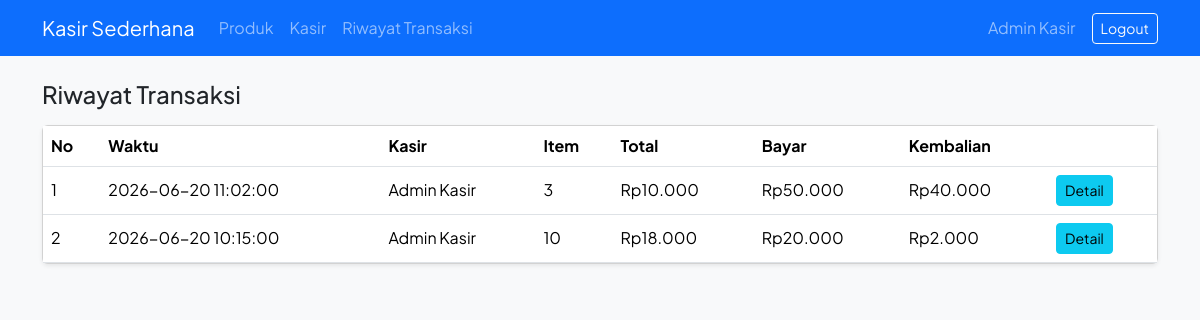
Page /index.php?page=riwayat (signed in) on the committed database.
### tables this page shows
CREATE TABLE transaksi (
  id INT AUTO_INCREMENT PRIMARY KEY,
  user_id INT NOT NULL,
  total INT NOT NULL,
  bayar INT NOT NULL,
  kembalian INT NOT NULL,
  created_at DATETIME NOT NULL DEFAULT CURRENT_TIMESTAMP,
  FOREIGN KEY (user_id) REFERENCES users(id)
);

CREATE TABLE users (
  id INT AUTO_INCREMENT PRIMARY KEY,
  nama VARCHAR(100) NOT NULL,
  email VARCHAR(100) NOT NULL UNIQUE,
  password VARCHAR(255) NOT NULL,
  created_at TIMESTAMP DEFAULT CURRENT_TIMESTAMP
);

### controllers/TransaksiController.php (called while the page is built, shortened)
<?php
class TransaksiController
{
    private $transaksiModel;
    public function __construct($pdo)
    {
        $this->transaksiModel = new Transaksi($pdo);
    }
    public function riwayat()
    {
        $transaksi = $this->transaksiModel->all();
        include __DIR__ . '/../views/transaksi/riwayat.php';
    }
}

### models/Transaksi.php (called while the page is built, shortened)
<?php
class Transaksi
{
    private $pdo;
    public function __construct($pdo)
    {
        $this->pdo = $pdo;
    }
    public function all()
    {
        $sql = "SELECT t.*, u.nama AS kasir,
                (SELECT COALESCE(SUM(qty), 0) FROM transaksi_detail d WHERE d.transaksi_id = t.id) AS jumlah_item
                FROM transaksi t JOIN users u ON u.id = t.user_id
                ORDER BY t.created_at DESC";
        return $this->pdo->query($sql)->fetchAll();
    }
}

### views/transaksi/riwayat.php (the view, shortened to what this page needs)
<?php include __DIR__ . '/../partials/header.php'; ?>
<h4 class="mb-3">Riwayat Transaksi</h4>
<div class="card shadow-sm">
  <div class="table-responsive">
    <table class="table table-hover align-middle mb-0">
      <thead>
        <tr><th>No</th><th>Waktu</th><th>Kasir</th><th>Item</th><th>Total</th><th>Bayar</th><th>Kembalian</th><th></th></tr>
      </thead>
      <tbody>
        <?php foreach ($transaksi as $i => $t): ?>
          <tr>
            <td><?= $i + 1 ?></td>
            <td><?= $t['created_at'] ?></td>
            <td><?= htmlspecialchars($t['kasir']) ?></td>
            <td><?= $t['jumlah_item'] ?></td>
            <td>Rp<?= number_format($t['total'], 0, ',', '.') ?></td>
            <td>Rp<?= number_format($t['bayar'], 0, ',', '.') ?></td>
            <td>Rp<?= number_format($t['kembalian'], 0, ',', '.') ?></td>
            <td><a href="index.php?page=transaksi-detail&id=<?= $t['id'] ?>" class="btn btn-info btn-sm">Detail</a></td>
          </tr>
        <?php endforeach; ?>
      </tbody>
    </table>
  </div>
</div>
<?php include __DIR__ . '/../partials/footer.php'; ?>

### views/partials/header.php (style rules this page uses)
body { font-family: 'Plus Jakarta Sans', sans-serif; }

### rows in the picture
transaksi: created_at "2026-06-20 11:02:00", user.nama "Admin Kasir", jumlah_item "3", total "10.000", bayar "50.000", kembalian "40.000"
transaksi: created_at "2026-06-20 10:15:00", user.nama "Admin Kasir", jumlah_item "10", total "18.000", bayar "20.000", kembalian "2.000"

### other values in the picture
$userNama "Admin Kasir"
